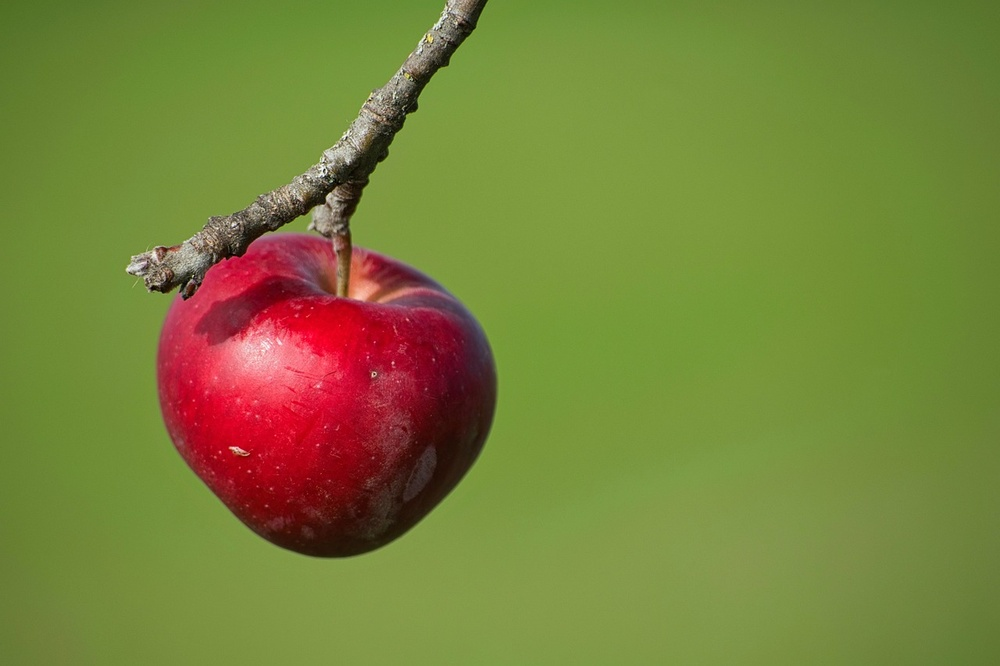
#> input picture images/apple.jpg, 1000 x 666 px, shrunk from 1280 x 853 before the run
$ jupyter execute VIS101_aula5_espacos_de_cor.ipynb
#> lines starting #> are read from the running program, lines starting #| are printed output that depends on the picture; after the words box and inside, x2 and y2 are one past the last pixel; in counts of white or black regions, pixels touching at a corner belong together
## Disciplina VIS101: Fundamentos em Visão Computacional

### Espaços de cor

Um espaço de cor define a interpretação dos três valores numéricos de cada pixel. A escolha do espaço adequado condiciona a dificuldade da tarefa. Este notebook compara o RGB e o HSV na segmentação de um objeto pela cor.

[cell 1]
import cv2
import numpy as np
import matplotlib.pyplot as plt
from matplotlib import colors

plt.rcParams.update({'figure.figsize': (10,5), 'font.size': 12})

[cell 2]
img = cv2.imread('../images/apple.jpg')
#> img is the input picture: shape (666, 1000, 3); mean B, G, R 58.5, 129.6, 120.7
plt.imshow(cv2.cvtColor(img, cv2.COLOR_BGR2RGB))
plt.axis('off')
plt.show()

### Canais RGB

`cv2.split` separa os canais na ordem B, G, R.

[cell 3]
b, g, r = cv2.split(img)
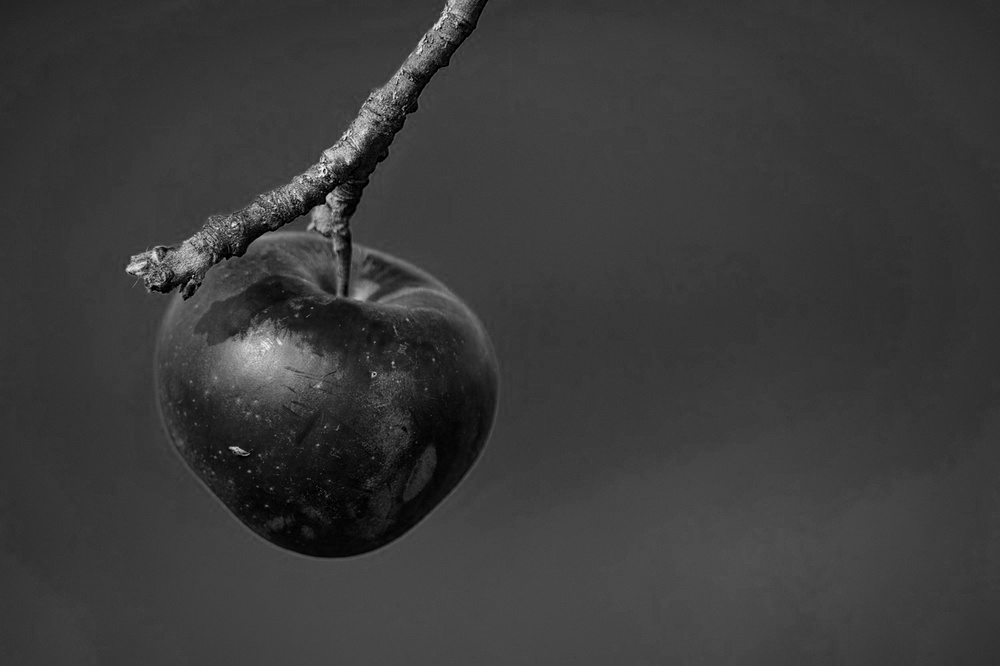
#> b: shape (666, 1000); min 0, max 255, mean 58.5
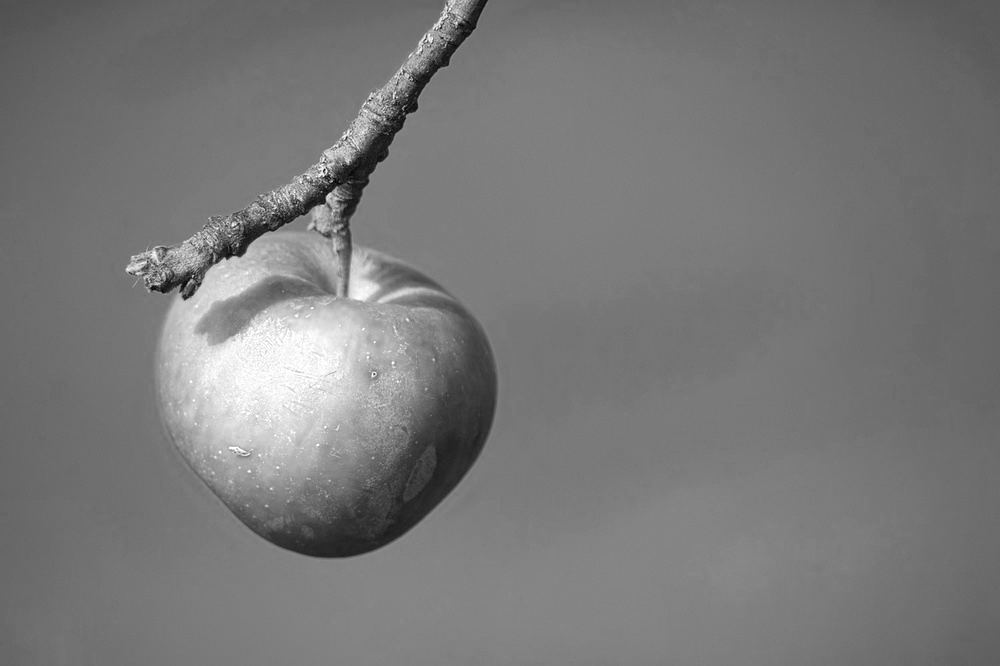
#> r: shape (666, 1000); min 1, max 255, mean 120.7

fig, axes = plt.subplots(1, 3, figsize = (15, 4))
for ax, canal, nome in zip(axes, [r, g, b], ['R', 'G', 'B']):
    ax.imshow(canal, cmap='gray')
    ax.set_title(f'Canal {nome}')
    ax.axis('off')
#> this loop made 3 passes
#> nome on passes 1 to 3: 'R', 'G', 'B'
plt.show()

Uma regra de limiar direta sobre os canais RGB é sensível à iluminação: sombra e reflexo alteram os três canais simultaneamente, e a máscara resultante apresenta descontinuidades.

[cell 4]
mask_rgb = ((r > 120) & (g < 100) & (b < 100)).astype(np.uint8) * 255
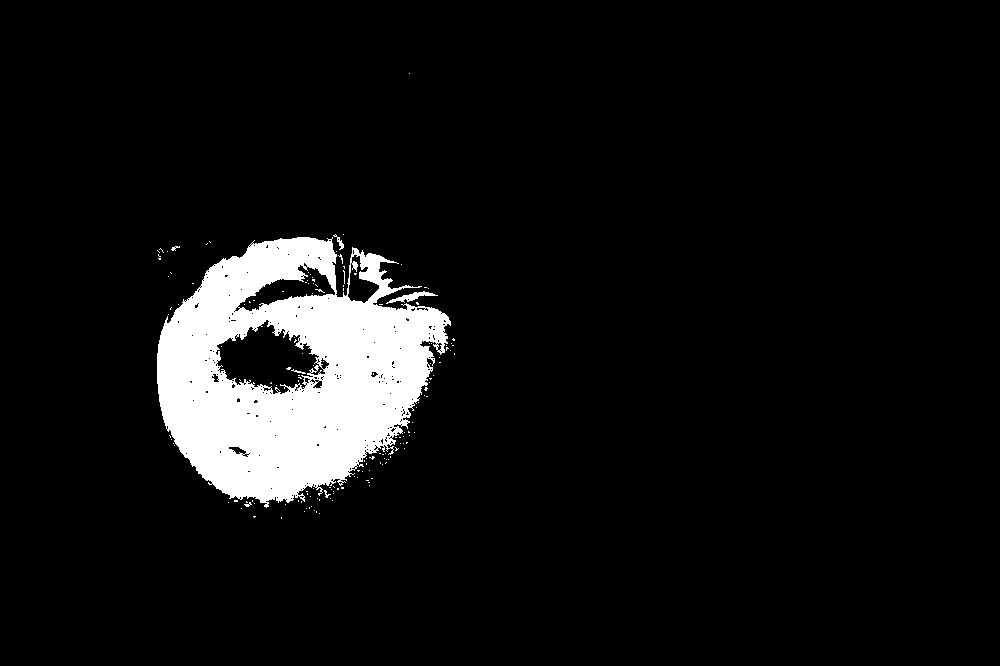
#> mask_rgb: shape (666, 1000); 7.1% white; 156 white regions (150 under 20 px), largest, box (x1, y1, x2, y2) and area: (157, 237, 451, 508) 46802, (386, 291, 438, 304) 217, (333, 234, 344, 250) 52, (291, 369, 306, 374) 25, (171, 246, 180, 251) 22, (324, 490, 331, 498) 21

plt.imshow(mask_rgb, cmap='gray')
plt.axis('off')
plt.show()

### Distribuição dos pixels em RGB e HSV

Cada pixel é um ponto em um espaço tridimensional. A visualização abaixo apresenta os mesmos pixels nos dois sistemas de coordenadas.

[cell 5]
maca = cv2.cvtColor(img, cv2.COLOR_BGR2RGB)
amostra = maca[::4, ::4]
r, g, b = cv2.split(amostra)
#> r: shape (167, 250)
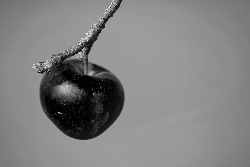
#> g: shape (167, 250); min 0, max 249, mean 129.6
#> b: shape (167, 250)

pixel_colors = amostra.reshape((-1, 3))
norm = colors.Normalize(vmin=0, vmax=1)
norm.autoscale(pixel_colors)
pixel_colors = norm(pixel_colors).tolist()
#> pixel_colors = 41750 items

[cell 6]
fig = plt.figure(figsize=(16, 8))

axis_rgb = fig.add_subplot(1, 2, 1, projection="3d")
axis_rgb.scatter(r.flatten(), g.flatten(), b.flatten(),
                 facecolors=pixel_colors, marker=".")
axis_rgb.set_xlabel("Red")
axis_rgb.set_ylabel("Green")
axis_rgb.set_zlabel("Blue")
axis_rgb.set_title("Espaço de Cores RGB")

hsv_maca = cv2.cvtColor(amostra, cv2.COLOR_RGB2HSV)
#> hsv_maca: shape (167, 250, 3); mean H, S, V 50.6, 154.6, 144
hh, ss, vv = cv2.split(hsv_maca)
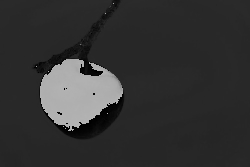
#> hh: shape (167, 250); min 0, max 179, mean 50.6

axis_hsv = fig.add_subplot(1, 2, 2, projection="3d")
axis_hsv.scatter(hh.flatten(), ss.flatten(), vv.flatten(),
                 facecolors=pixel_colors, marker=".")
axis_hsv.set_xlabel("Hue")
axis_hsv.set_ylabel("Saturation")
axis_hsv.set_zlabel("Value")
axis_hsv.set_title("Espaço de Cores HSV")

plt.show()
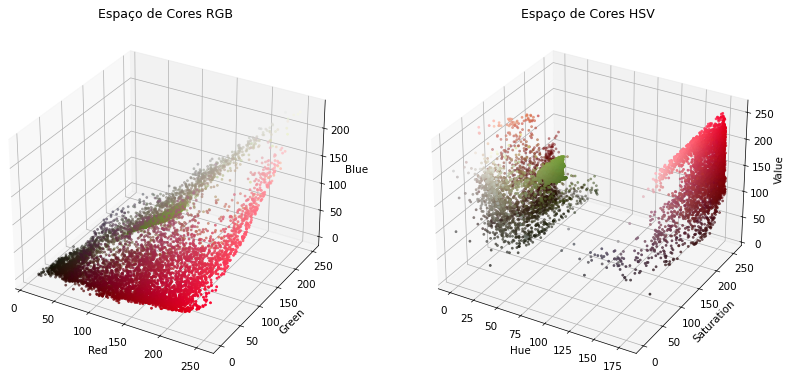
#> figure drawn by matplotlib, 2 panels

No RGB, a variação de iluminação desloca os pixels do objeto ao longo da diagonal do cubo. No HSV, a cor concentra-se no matiz (H) e a iluminação fica restrita a S e V.

No OpenCV: **H de 0 a 179**, **S e V de 0 a 255**. O matiz é uma coordenada angular; o vermelho ocupa as duas extremidades do eixo H.

### Canais HSV

[cell 7]
hsv = cv2.cvtColor(img, cv2.COLOR_BGR2HSV)
#> hsv: shape (666, 1000, 3); mean H, S, V 50.7, 154.6, 144
h, s, v = cv2.split(hsv)
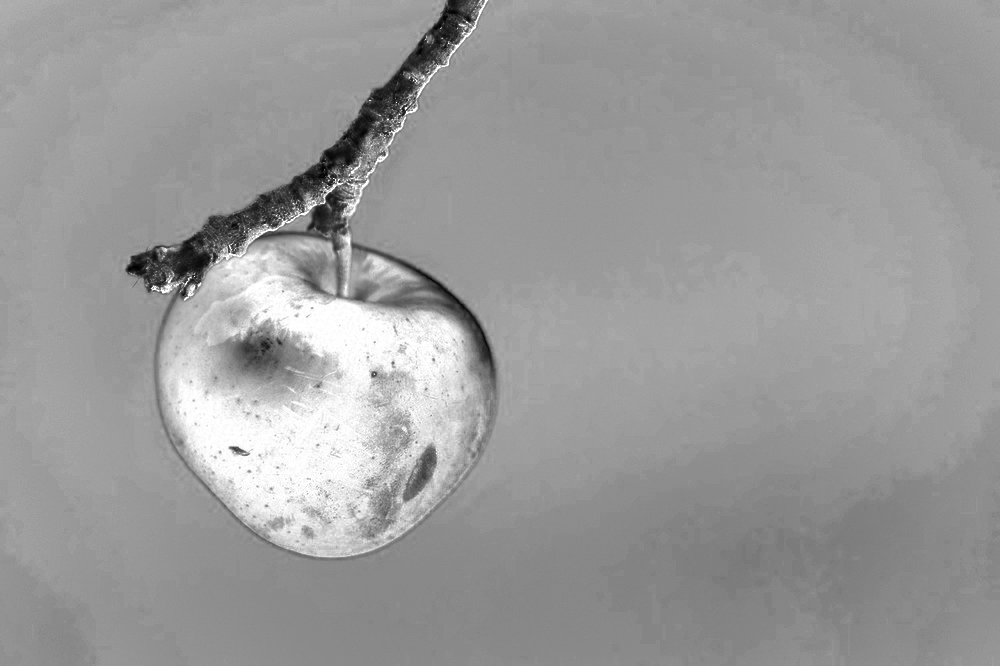
#> s: shape (666, 1000); min 0, max 255, mean 154.6

fig, axes = plt.subplots(1, 3, figsize=(15, 4))
for ax, canal, nome in zip(axes, [h, s, v], ['H', 'S', 'V']):
    ax.imshow(canal, cmap='gray')
    ax.set_title(nome)
    ax.axis('off')
#> this loop made 3 passes
plt.show()

### Segmentação por matiz

`cv2.inRange` produz uma máscara binária a partir de limites inferior e superior em HSV. Para o vermelho, são necessárias duas faixas de matiz, combinadas com `cv2.bitwise_or`.

[cell 8]
m1 = cv2.inRange(hsv, (0, 40, 40), (10, 255, 255))
#> m1: shape (666, 1000); 2.2% white; 101 white regions (84 under 20 px), largest, box (x1, y1, x2, y2) and area: (157, 291, 493, 546) 10827, (304, 233, 411, 303) 2488, (186, 251, 225, 299) 217
m2 = cv2.inRange(hsv, (160, 40, 40), (179, 255, 255))
#> m2: shape (666, 1000); 9.2% white; 10 white regions (8 under 20 px), largest, box (x1, y1, x2, y2) and area: (159, 234, 491, 526) 60858, (250, 502, 256, 507) 20
mask = cv2.bitwise_or(m1, m2)
#> mask: shape (666, 1000); 11.3% white; 61 white regions (54 under 20 px), largest, box (x1, y1, x2, y2) and area: (157, 233, 493, 546) 74945, (156, 247, 167, 262) 80, (440, 457, 455, 470) 58

plt.imshow(mask, cmap='gray')
plt.axis('off')
plt.show()

Pós-processamento: o fechamento morfológico preenche descontinuidades internas da máscara e a seleção do maior contorno descarta regiões espúrias. O tratamento formal das operações morfológicas é objeto de disciplina posterior.

[cell 9]
mask = cv2.morphologyEx(mask, cv2.MORPH_CLOSE, np.ones((15, 15), np.uint8))
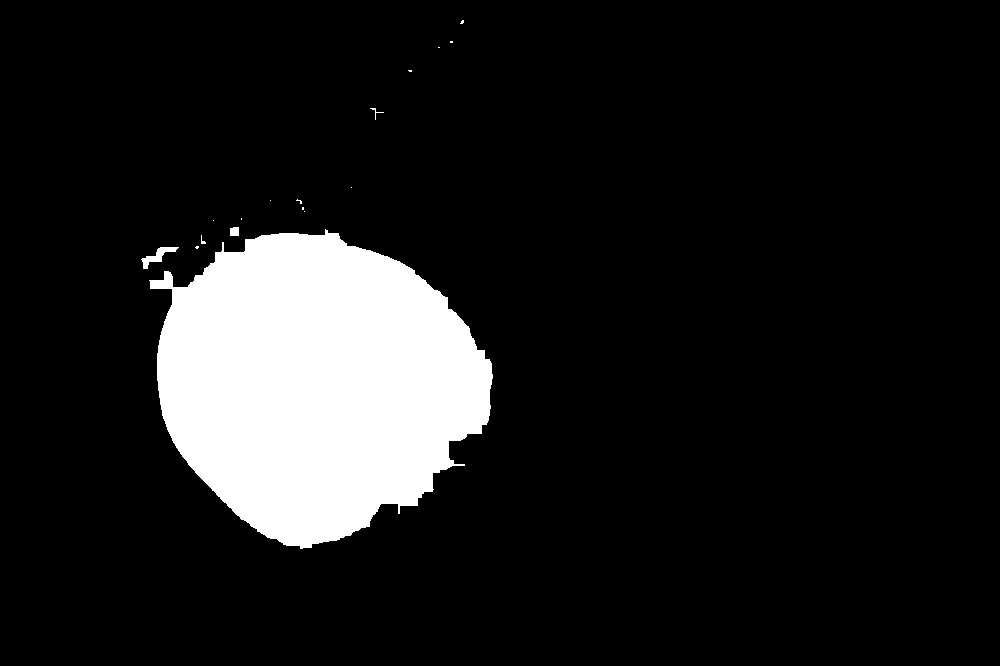
#> mask: shape (666, 1000); 11.7% white; 17 white regions (12 under 20 px)

cnts, _ = cv2.findContours(mask, cv2.RETR_EXTERNAL, cv2.CHAIN_APPROX_SIMPLE)
#> cnts = 17 contours, 14 with area under 20; largest, box (x1, y1, x2, y2) and area: (149, 229, 493, 549) 76824, (141, 247, 179, 269) 230, (230, 227, 239, 236) 62
mask_final = np.zeros_like(mask)
cv2.drawContours(mask_final, [max(cnts, key=cv2.contourArea)], -1, 255, -1)
#> mask_final: shape (666, 1000); 11.6% white; 1 white region, box (x1, y1, x2, y2) and area: (149, 229, 493, 549) 77412

[cell 10]
res = cv2.bitwise_and(img, img, mask=mask_final)
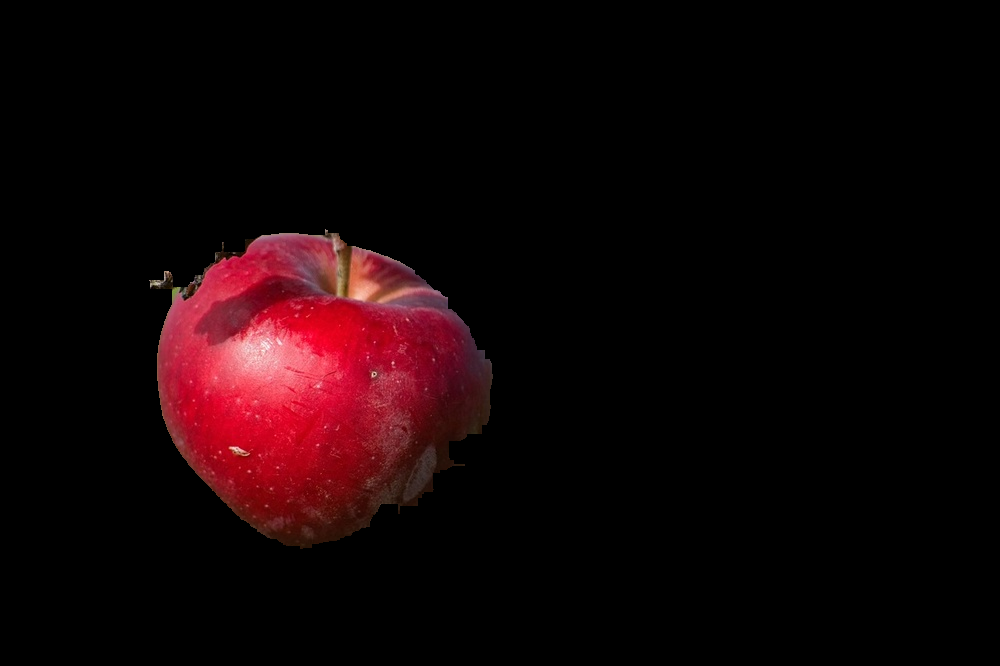
#> res: shape (666, 1000, 3); mean B, G, R 5.7, 4, 18.1

fig, axes = plt.subplots(1, 2, figsize=(14, 5))
axes[0].imshow(cv2.cvtColor(img, cv2.COLOR_BGR2RGB))
axes[0].set_title('Original')
axes[1].imshow(cv2.cvtColor(res, cv2.COLOR_BGR2RGB))
axes[1].set_title('Segmentação')
for ax in axes:
    ax.axis('off')
plt.show()
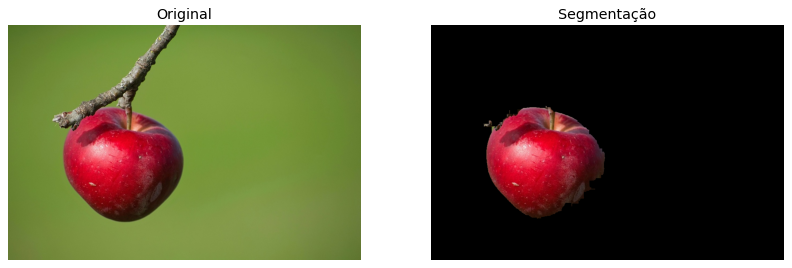
#> figure drawn by matplotlib, 2 panels
